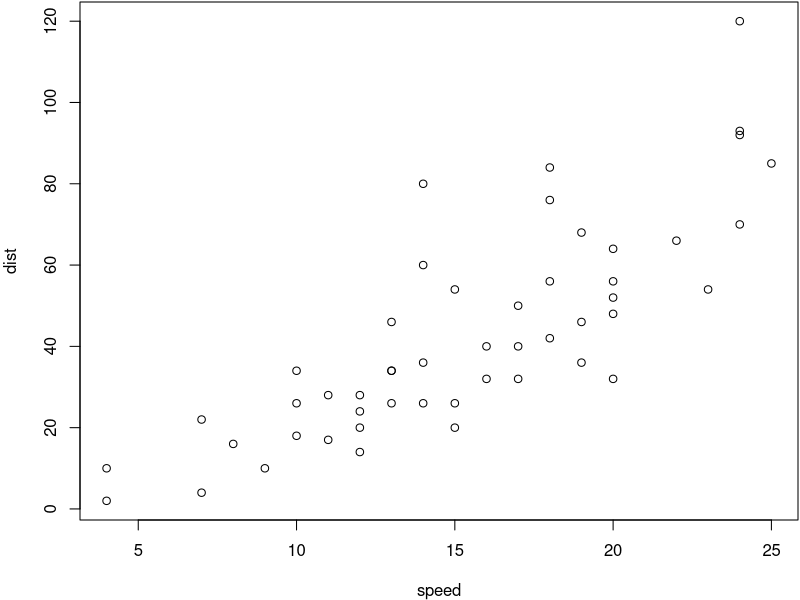
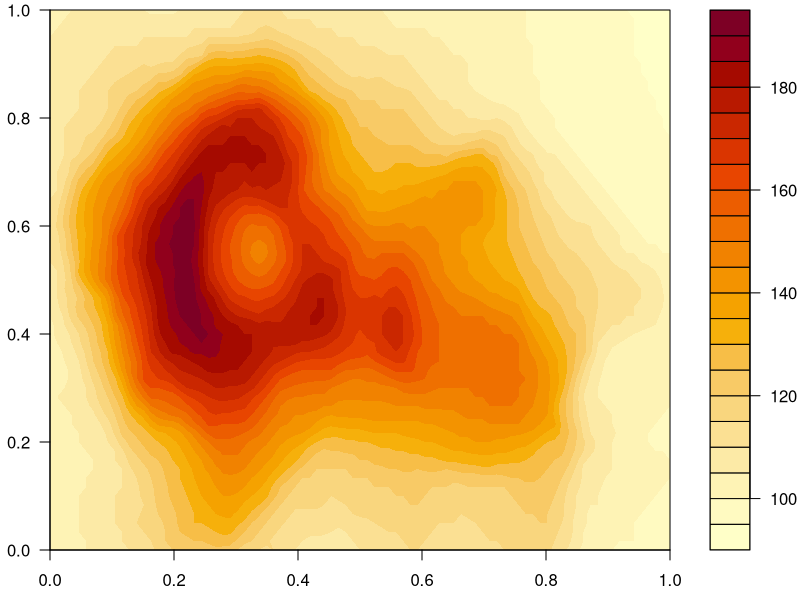

Source code (R) for these figures, in order:
## ---- chunk 1
summary(cars)
## ---- chunk 2
par(mar = c(4, 4, 0.1, 0.1), omi = c(0, 0, 0, 0))
plot(cars)
## ---- chunk 3
par(mar = c(2.5, 2.5, 0.5, 0.1), omi = c(0, 0, 0, 0))
filled.contour(volcano)
